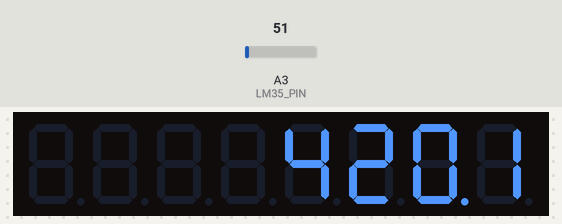
A sketch run on a simulated Arduino Uno, built with avr-gcc and run on an emulated ATmega328P. Shown: 8-digit seven-segment display. The inputs (shaded band) are chosen by the test bench; at power-on: A3 (LM35_PIN) = 51. The local clock reads 2024-03-15 10:24:30 at power-on unless the sketch sets it.

Above: at 1.5 s.
1.6 s: A3 (LM35_PIN) set to 61
At 3.0 s:
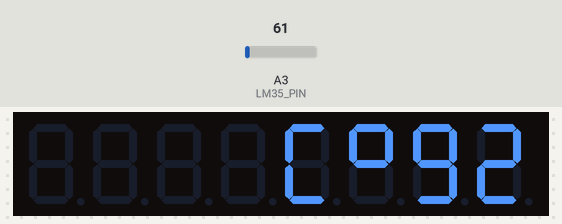
4.6 s: A3 (LM35_PIN) set to 71
At 7.2 s:
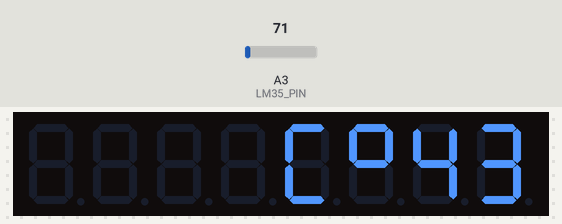
7.5 s: A3 (LM35_PIN) set to 86
At 10.4 s:
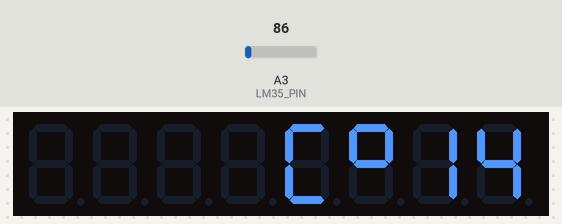
Timing chart, 0 to 11.9 s (numbered marks = the images above; inputs shaded):
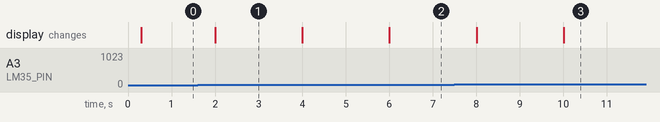

The sketch:

basic_digital_watch.ino
```cpp
// coded by yasin kaya (selengalp)

/*
----------------------------------
7 segment pins
----------------------------------
pin 10 is connected to the DataIn
pin 12 is connected to the CLK
pin 11 is connected to LOAD
*/

#define LM35_PIN A3

#include <Wire.h>
#include <Time.h>
#include <DS1307RTC.h>
#include <TimeLib.h>
#include <LedControl.h>

LedControl lc=LedControl(10,12,11,1);

uint32_t timer = 0;
int temp = 0;
unsigned long delaytime=250;
int hour_first_digit = 0;
int hour_second_digit = 0;
int minute_first_digit = 0;
int minute_second_digit = 0;
int temp_first_digit = 0;
int temp_second_digit = 0;

void setup() {
  Serial.begin(9600);

  /*
   The MAX72XX is in power-saving mode on startup,
   we have to do a wakeup call
   */
  lc.shutdown(0,false);
  /* Set the brightness to a medium values */
  lc.setIntensity(0,8);
  /* and clear the display */
  lc.clearDisplay(0);

  delay(300);
}

void convertTwoDigits(int number, int *first, int *second ) {
  if(number>=0 && number<10){
    *first = 0;
    *second = number;
  }else{
    *first = number / 10;
    *second = number % 10;
  }
}

void loop() {
  tmElements_t tm;

  temp = (5.0 * analogRead(LM35_PIN) * 100.0) / 1024;

  if(millis() - timer < 2000){
    if (RTC.read(tm)) {
    convertTwoDigits(tm.Hour,&hour_first_digit,&hour_second_digit);
    lc.setDigit(0,0,hour_first_digit,false);
    lc.setDigit(0,1,hour_second_digit,true);
    convertTwoDigits(tm.Minute,&minute_first_digit,&minute_second_digit);
    lc.setDigit(0,2,minute_first_digit,false);
    lc.setDigit(0,3,minute_second_digit,false);
  } else {
    if (RTC.chipPresent()) {
      Serial.println("The DS1307 is stopped.  Please run the SetTime");
      Serial.println("example to initialize the time and begin running.");
      Serial.println();
    } else {
      Serial.println("DS1307 read error!  Please check the circuitry.");
      Serial.println();
      }
    }
  }else{
    lc.clearDisplay(0);
    convertTwoDigits(temp,&temp_first_digit,&temp_second_digit);
    lc.setDigit(0,0,temp_first_digit,false);
    lc.setDigit(0,1,temp_second_digit,false);
    lc.setRow(0,2,B01100011);
    lc.setRow(0,3,B01001110);

    delay(2000);
    timer = millis();
  }
}
```

Measured:
- after the input at 1.6 s, the display: changes after 0.40 s (image 1)
- after the input at 4.6 s, the display: changes after 1.4 s (image 2)
- after the input at 7.5 s, the display: first differs from a run without the input after 2.5 s (image 3)
- what the display in image 1 shows lasts 2.0 s, from 2.0 s to 4.0 s
